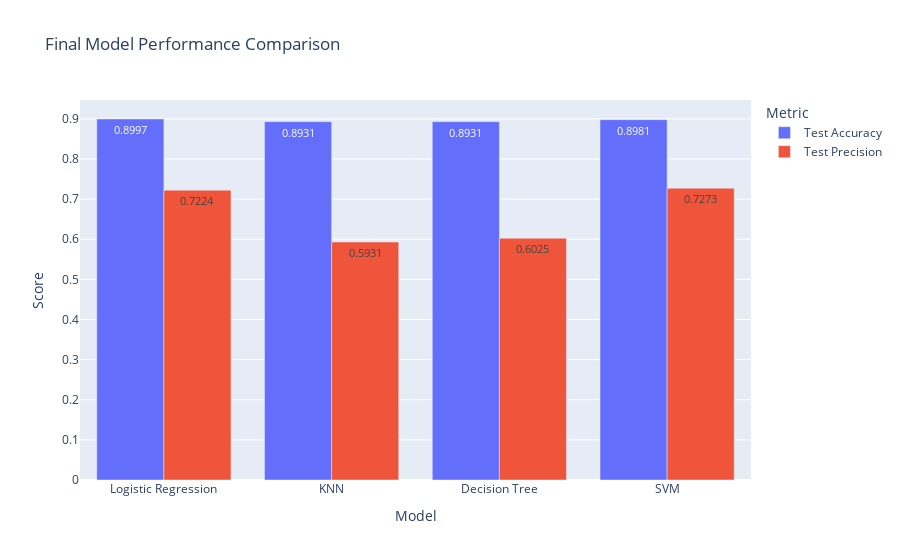

The cell this chart's notebook holds for it:
### Markdown cell above
* The model achieving the highest Precision for train and test is SVM

### Code cell
fig = px.bar(final_results_df, x='Model', y=['Test Accuracy', 'Test Precision'], barmode='group', title='Final Model Performance Comparison', text_auto='.4f')
fig.update_traces(textfont_size=11, textangle=0, cliponaxis=False)
fig.update_yaxes(title_text='Score')
fig.update_layout(legend_title_text='Metric')
fig.write_image("images/model_precision_comparison.png")
fig.show()

### Figure 1 — Plotly figure (JSON) as saved in the notebook; plotly's stock layout.template omitted (floating-point values rounded to 4 significant figures)
{"data": [{"alignmentgroup": "True", "cliponaxis": false, "hovertemplate": "variable=Test Accuracy<br>Model=%{x}<br>value=%{y}<extra></extra>", "legendgroup": "Test Accuracy", "marker": {"color": "#636efa", "pattern": {"shape": ""}}, "name": "Test Accuracy", "offsetgroup": "Test Accuracy", "orientation": "v", "showlegend": true, "textangle": 0, "textfont": {"size": 11}, "textposition": "auto", "texttemplate": "%{y:.4f}", "type": "bar", "x": ["Logistic Regression", "KNN", "Decision Tree", "SVM"], "xaxis": "x", "y": [0.8997, 0.8931, 0.8931, 0.8981], "yaxis": "y"}, {"alignmentgroup": "True", "cliponaxis": false, "hovertemplate": "variable=Test Precision<br>Model=%{x}<br>value=%{y}<extra></extra>", "legendgroup": "Test Precision", "marker": {"color": "#EF553B", "pattern": {"shape": ""}}, "name": "Test Precision", "offsetgroup": "Test Precision", "orientation": "v", "showlegend": true, "textangle": 0, "textfont": {"size": 11}, "textposition": "auto", "texttemplate": "%{y:.4f}", "type": "bar", "x": ["Logistic Regression", "KNN", "Decision Tree", "SVM"], "xaxis": "x", "y": [0.7224, 0.5931, 0.6025, 0.7273], "yaxis": "y"}], "layout": {"barmode": "group", "legend": {"title": {"text": "Metric"}, "tracegroupgap": 0}, "title": {"text": "Final Model Performance Comparison"}, "xaxis": {"anchor": "y", "domain": [0, 1], "title": {"text": "Model"}}, "yaxis": {"anchor": "x", "domain": [0, 1], "title": {"text": "Score"}}}}
